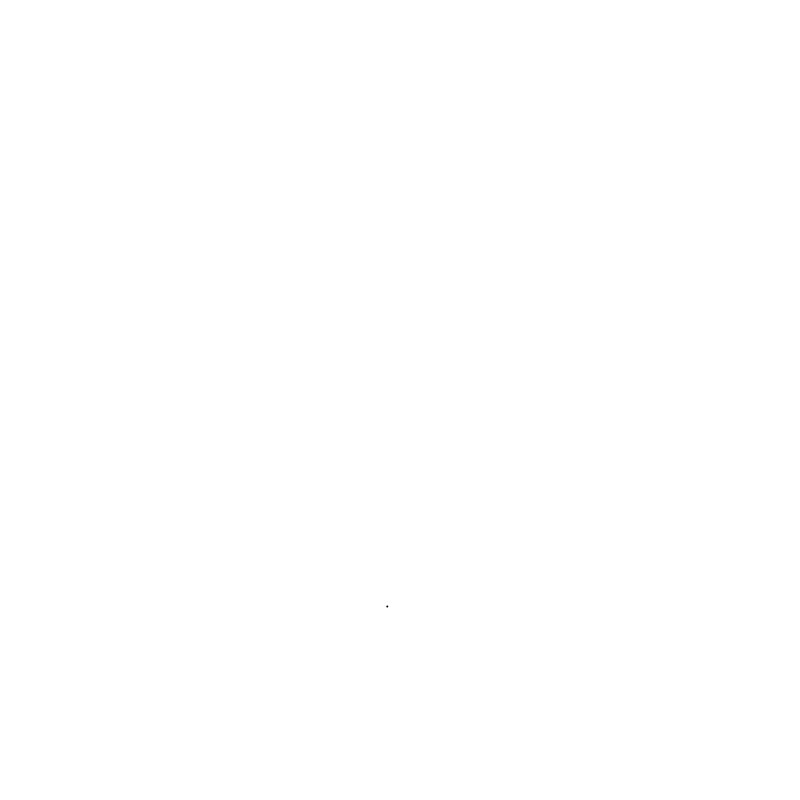
Frame 1 (no input)
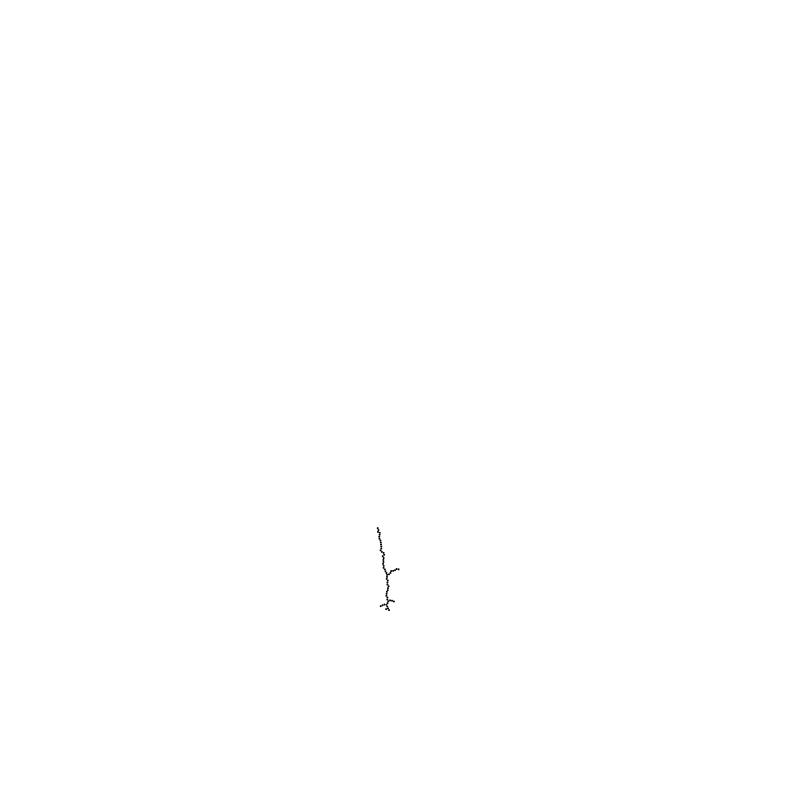
Frame 60 (the mouse pressed at the canvas centre just before this capture)
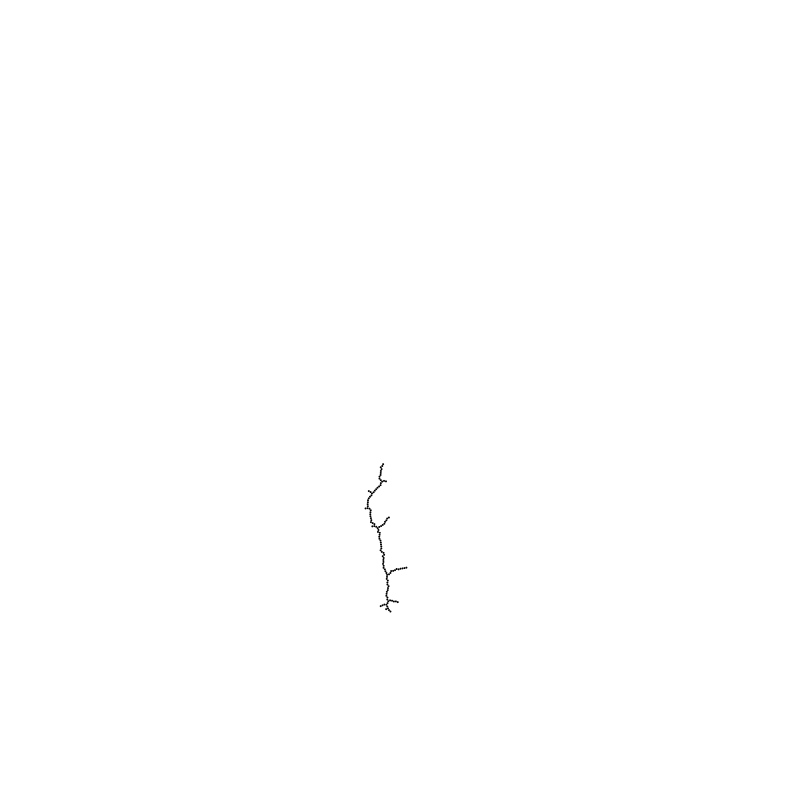
Frame 120 (the mouse held since frame 60 and released just before this capture)

The Processing sketch that drew these frames (run headless with seeded random() and noise(); from frame 60 on, the mouse is pressed at the canvas centre):

// Processing sketch: sketch_22_difuse_limited_agregation
// ── sketch_22_difuse_limited_agregation.pde
ArrayList<Particle> particles;

void setup(){
  size(800,800);
  background(255);
  particles = new ArrayList<Particle>();
  particles.add(new Particle(width/2, height/2));
  noStroke();
  fill(0);
}

void draw(){
  println(particles.size());
  float rad = random(height*0.4);
  float angle = random(TWO_PI);
  float x = width/2 + cos(angle) * rad;
  float y = height/2 + sin(angle) * rad;
  PVector position = new PVector(x,y);
  float minDistance = height;
  PVector closest = position.copy();
  if (particles.size() >= 1){
    for(int i = 1; i < particles.size(); i++){
      float distance = dist(position.x,position.y,particles.get(i).x,particles.get(i).y);
      if (distance < minDistance){
        closest = new PVector (particles.get(i).x, particles.get(i).y);
        minDistance = distance;
      }
    }
    PVector moveDir = position.sub(closest);
    moveDir.setMag(2);
    PVector newPoint = closest.add(moveDir);
    particles.add(new Particle(newPoint.x, newPoint.y));
    ellipse(newPoint.x,newPoint.y,2,2);
  }
}

class Particle{
  float x,y,r;
  Particle(float x,float y){
    this.x = x;
    this.y = y;
    this.r = 1;
  }
  void grow(){
    this.r += 0.1;
  }
}
